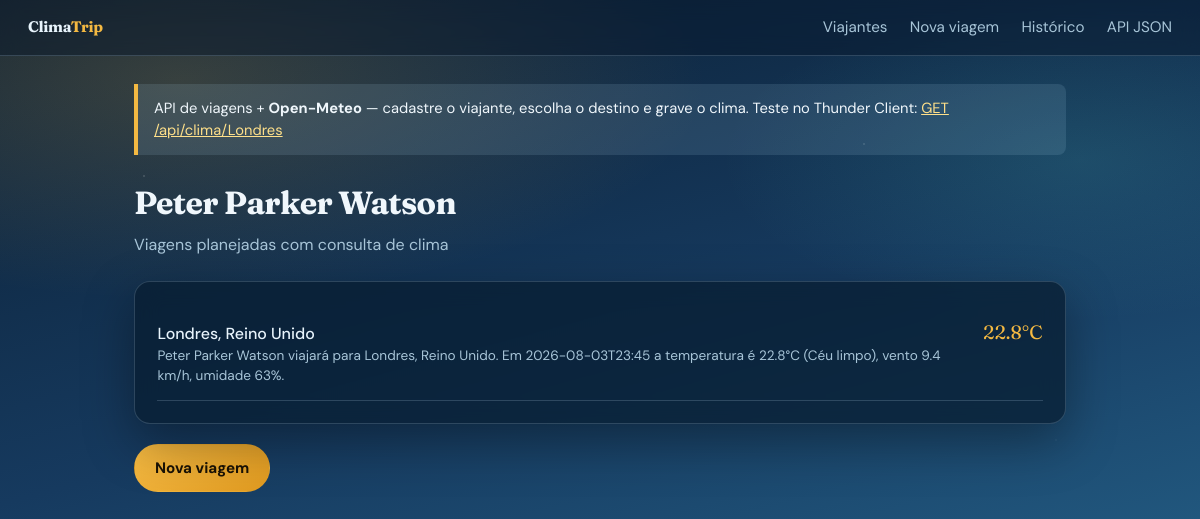
The page /viajantes/1 on the database its author committed.
### models/viajante.py (models this page shows, shortened)
class Viajante(ModeloBase):
    __tablename__ = "viajantes"
    nome = db.Column(db.String(120), nullable=False, unique=True)
    viagens = db.relationship(
        "Viagem",
        back_populates="viajante",
        cascade="all, delete-orphan",
        lazy="dynamic",
    )

### models/viagem.py (models this page shows, shortened)
class Viagem(ModeloBase):
    __tablename__ = "viagens"
    viajante_id = db.Column(db.Integer, db.ForeignKey("viajantes.id"), nullable=False)
    destino = db.Column(db.String(120), nullable=False)
    pais = db.Column(db.String(80), default="")
    latitude = db.Column(db.Float, nullable=False)
    longitude = db.Column(db.Float, nullable=False)
    data_consulta = db.Column(db.String(30), nullable=False)
    temperatura_c = db.Column(db.Float, nullable=False)
    vento_kmh = db.Column(db.Float, nullable=False)
    umidade = db.Column(db.Integer, nullable=True)
    codigo_clima = db.Column(db.Integer, nullable=True)
    descricao_clima = db.Column(db.String(80), default="")
    viajante = db.relationship("Viajante", back_populates="viagens")
    def resumo(self):
        nome = self.viajante.nome if self.viajante else "?"
        return (
            f"{nome} viajará para {self.destino}"
            f"{', ' + self.pais if self.pais else ''}. "
            f"Em {self.data_consulta} a temperatura é {self.temperatura_c}°C "
            f"({self.descricao_clima or 'clima atual'}), "
            f"vento {self.vento_kmh} km/h"
            + (f", umidade {self.umidade}%" if self.umidade is not None else "")
            + "."
        )

### controllers/viagens_controller.py (the view)
@viagens_bp.route("/viajantes/<int:viajante_id>")
def detalhe_viajante(viajante_id):
    viajante = db.session.get(Viajante, viajante_id)
    if not viajante:
        flash("Viajante não encontrado.", "erro")
        return redirect(url_for("viagens.viajantes"))
    lista = viajante.viagens.order_by(Viagem.id.desc()).all()
    return render_template("detalhe_viajante.html", viajante=viajante, viagens=lista)

### views/templates/detalhe_viajante.html (shortened to what this page needs)
{% extends "layout.html" %}
{% block content %}
<h1>{{ viajante.nome }}</h1>
<p class="subtitulo">Viagens planejadas com consulta de clima</p>
<section class="painel">
    {% if viagens %}
    <ul class="lista">
        {% for v in viagens %}
        <li>
            <div>
                <a href="{{ url_for('viagens.detalhe_viagem', viagem_id=v.id) }}">
                    {{ v.destino }}{% if v.pais %}, {{ v.pais }}{% endif %}
                </a>
                <div style="color: var(--texto-suave); font-size: 0.85rem;">
                    {{ v.resumo() }}
                </div>
            </div>
            <span class="temp">{{ v.temperatura_c }}°C</span>
        </li>
        {% endfor %}
    </ul>
    {% else %}
    <p class="vazio">Este viajante ainda não tem destinos.</p>
    {% endif %}
</section>
<p style="margin-top: 1.25rem;">
    <a class="btn btn-primario" href="{{ url_for('viagens.nova_viagem') }}">Nova viagem</a>
</p>
{% endblock %}

### views/static/css/style.css (style rules this page uses)
* { box-sizing: border-box; }
:root { --céu-topo: #0b1f33; --céu-meio: #163a5f; --céu-baixo: #2a6f97; --névoa: rgba(186, 230, 253, 0.12); --sol: #f4b942; --sol-suave: #ffe08a; --gelo: #e8f4fc; --texto: #f0f7fc; --texto-suave: #a8c5d8; --card: rgba(8, 28, 48, 0.72); --borda: rgba(168, 197, 216, 0.22); --erro: #ff7b72; --sucesso: #5eead4; --sombra: 0 18px 50px rgba(0, 0, 0, 0.35); }
body { margin: 0; min-height: 100vh; font-family: "DM Sans", sans-serif; color: var(--texto); background: radial-gradient(ellipse 80% 50% at 15% 10%, rgba(244, 185, 66, 0.18), transparent 55%), radial-gradient(ellipse 60% 40% at 90% 20%, rgba(94, 234, 212, 0.12), transparent 50%), linear-gradient(165deg, var(--céu-topo) 0%, var(--céu-meio) 45%, var(--céu-baixo) 100%); background-attachment: fixed; line-height: 1.5; }
body::before { content: ""; position: fixed; inset: 0; pointer-events: none; background-image: radial-gradient(1.5px 1.5px at 12% 22%, rgba(255, 255, 255, 0.35), transparent), radial-gradient(1px 1px at 38% 68%, rgba(255, 255, 255, 0.25), transparent), radial-gradient(1.5px 1.5px at 72% 18%, rgba(255, 255, 255, 0.3), transparent), radial-gradient(1px 1px at 88% 55%, rgba(255, 255, 255, 0.2), transparent); animation: drift 40s linear infinite; opacity: 0.7; z-index: 0; }
h1 { font-family: "Fraunces", serif; font-size: 2rem; margin: 0 0 0.35rem; letter-spacing: -0.02em; }
.subtitulo { color: var(--texto-suave); margin: 0 0 1.5rem; }
.painel { background: var(--card); border: 1px solid var(--borda); border-radius: 16px; padding: 1.4rem; box-shadow: var(--sombra); backdrop-filter: blur(12px); animation: fade-up 0.75s ease both; }
.btn { display: inline-block; padding: 0.7rem 1.25rem; background: transparent; color: var(--texto); text-decoration: none; border: 1px solid var(--borda); border-radius: 999px; font-size: 0.95rem; font-family: inherit; cursor: pointer; transition: background 0.2s, border-color 0.2s, transform 0.15s; }
.btn-primario { background: linear-gradient(135deg, var(--sol), #e09a20); color: #1a1205; border-color: transparent; font-weight: 700; }
.lista { list-style: none; padding: 0; margin: 0; }
.lista li { display: flex; justify-content: space-between; gap: 1rem; align-items: baseline; padding: 0.85rem 0; border-bottom: 1px solid var(--borda); }
.lista a { color: var(--gelo); text-decoration: none; font-weight: 500; }
.lista .temp { color: var(--sol); font-family: "Fraunces", serif; font-size: 1.2rem; white-space: nowrap; }

### rows shown on the page
Viajante: nome "Peter Parker Watson"
Viagem: destino "Londres", pais "Reino Unido", resumo "Peter Parker Watson viajará para Londres, Reino Unido. Em 2026-08-03T23:45 a temperatura é 22.8°C (Céu limpo), vento 9.4 km/h, umidade 63%.", temperatura_c "22.8"
